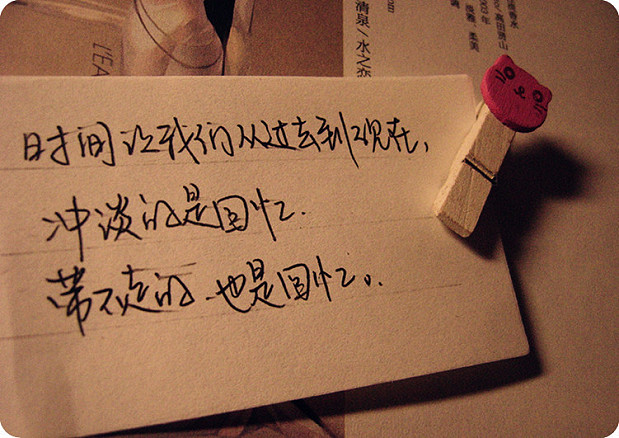
#> input picture test.jpeg, 619 x 438 px
$ python Dilate.py
#> lines starting #> are read from the running program, lines starting #| are printed output that depends on the picture; after the words box and inside, x2 and y2 are one past the last pixel; in counts of white or black regions, pixels touching at a corner belong together
import numpy as np
import cv2
def Dilate(image):
    '''
    图像膨胀函数
    :param image:二值化图像
    :return:
    '''
    rows,cols=image.shape[0],image.shape[1]
    result=np.zeros((rows,cols),np.uint8)
    for i in range(1,rows-1):
        for j in range(1,cols-1):
            if image[i,j]==255:
                result[i+1,j]=255
                result[i-1,j]=255
                result[i,j+1]=255
                result[i,j-1]=255
                result[i,j]=255
    return  result


if __name__ == '__main__':
    image=cv2.imread('test.jpeg')
#> image is the input picture: shape (438, 619, 3); mean B, G, R 75.1, 102.3, 146.4
    image=cv2.cvtColor(image,cv2.COLOR_BGR2GRAY)
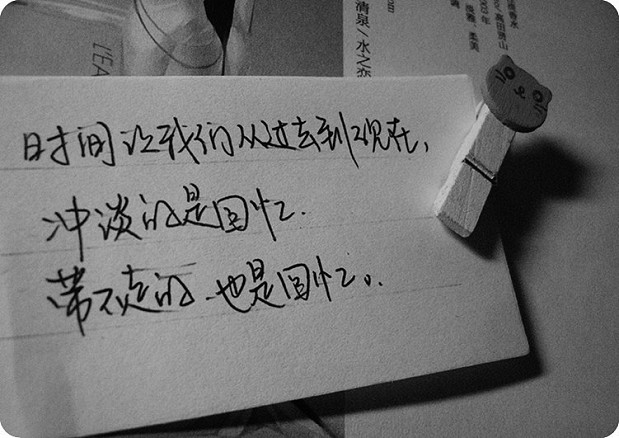
#> image: shape (438, 619); min 0, max 255, mean 112.4
    _,image=cv2.threshold(image,20,255,cv2.THRESH_BINARY_INV)
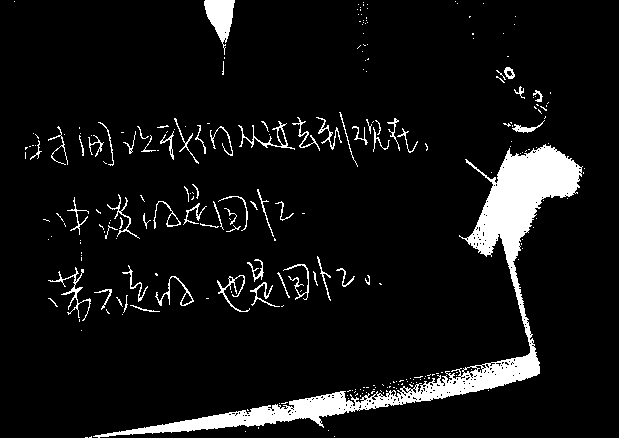
#> image: shape (438, 619); 7.3% white; 254 white regions (194 under 20 px), largest, box (x1, y1, x2, y2) and area: (93, 144, 583, 438) 13622, (204, 0, 235, 55) 871, (48, 267, 91, 321) 308
    cv2.imshow('src',image)
    # cv2.waitKey()
    result=Dilate(image)
#> after the loop in Dilate, `for i in range(1,rows-1):`:
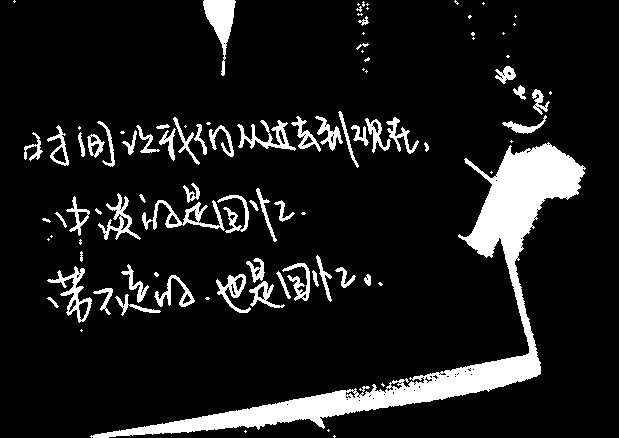
#> result: shape (438, 619); 10.9% white; 96 white regions (40 under 20 px), largest, box (x1, y1, x2, y2) and area: (90, 142, 586, 438) 16574, (203, 0, 236, 76) 1048, (142, 200, 225, 231) 763
    cv2.imshow('result',result)
    cv2.waitKey()
